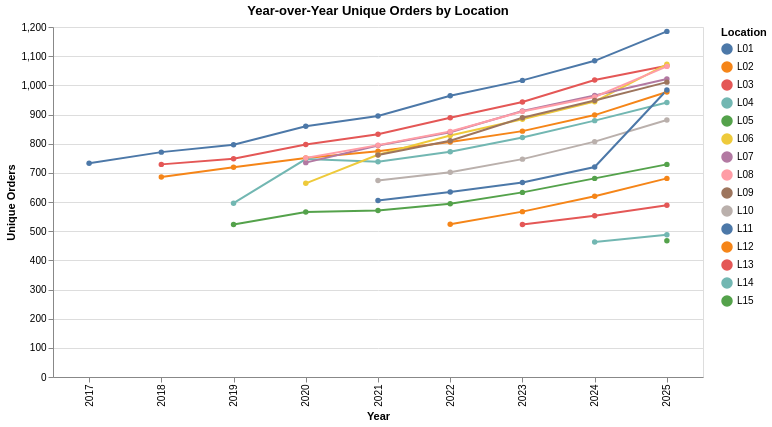

Notebook code cell kept with this figure:
### Markdown cell above
___
NUMBER OF ORDERS YEAR OVER YEAR
___

### Code cell
# YoY chart: number of orders by location
chart = (
    alt.Chart(cust_yoy)
    .mark_line(point=True)
    .encode(
        x=alt.X("Year:O", title="Year"),
        y=alt.Y("orders:Q", title="Unique Orders"),
        color=alt.Color("LocationID:N", title="Location"),
        tooltip=[
            alt.Tooltip("Year:O", title="Year"),
            alt.Tooltip("LocationID:N", title="Location"),
            alt.Tooltip("customers:Q", title="Unique Customers"),
            alt.Tooltip("orders:Q", title="Unique Orders"),
            alt.Tooltip("rows:Q", title="Rows"),
        ],
    )
    .properties(title="Year-over-Year Unique Orders by Location", width=650, height=350)
)
chart

### Figure 1 — Vega-Lite specification as saved in the notebook (floating-point values rounded to 4 significant figures)
{"config": {"view": {"continuousWidth": 300, "continuousHeight": 300}}, "data": {"name": "data-e2fe0485c29fe93259fe3c9b90283463"}, "mark": {"type": "line", "point": true}, "encoding": {"color": {"field": "LocationID", "title": "Location", "type": "nominal"}, "tooltip": [{"field": "Year", "title": "Year", "type": "ordinal"}, {"field": "LocationID", "title": "Location", "type": "nominal"}, {"field": "customers", "title": "Unique Customers", "type": "quantitative"}, {"field": "orders", "title": "Unique Orders", "type": "quantitative"}, {"field": "rows", "title": "Rows", "type": "quantitative"}], "x": {"field": "Year", "title": "Year", "type": "ordinal"}, "y": {"field": "orders", "title": "Unique Orders", "type": "quantitative"}}, "height": 350, "title": "Year-over-Year Unique Orders by Location", "width": 650, "$schema": "https://vega.github.io/schema/vega-lite/v5.20.1.json", "datasets": {"data-e2fe0485c29fe93259fe3c9b90283463": [{"Year": 2017, "LocationID": "L01", "orders": 733, "customers": 476, "rows": 733}, {"Year": 2018, "LocationID": "L01", "orders": 771, "customers": 485, "rows": 771}, {"Year": 2018, "LocationID": "L02", "orders": 686, "customers": 560, "rows": 686}, {"Year": 2018, "LocationID": "L03", "orders": 729, "customers": 614, "rows": 729}, {"Year": 2019, "LocationID": "L01", "orders": 796, "customers": 507, "rows": 796}, {"Year": 2019, "LocationID": "L02", "orders": 719, "customers": 591, "rows": 719}, {"Year": 2019, "LocationID": "L03", "orders": 748, "customers": 635, "rows": 748}, {"Year": 2019, "LocationID": "L04", "orders": 596, "customers": 494, "rows": 596}, {"Year": 2019, "LocationID": "L05", "orders": 523, "customers": 405, "rows": 523}, {"Year": 2020, "LocationID": "L01", "orders": 860, "customers": 548, "rows": 860}, {"Year": 2020, "LocationID": "L02", "orders": 751, "customers": 620, "rows": 751}, {"Year": 2020, "LocationID": "L03", "orders": 797, "customers": 670, "rows": 797}, {"Year": 2020, "LocationID": "L04", "orders": 747, "customers": 621, "rows": 747}, {"Year": 2020, "LocationID": "L05", "orders": 566, "customers": 436, "rows": 566}, {"Year": 2020, "LocationID": "L06", "orders": 664, "customers": 535, "rows": 664}, {"Year": 2020, "LocationID": "L07", "orders": 735, "customers": 602, "rows": 735}, {"Year": 2020, "LocationID": "L08", "orders": 751, "customers": 624, "rows": 751}, {"Year": 2021, "LocationID": "L01", "orders": 895, "customers": 566, "rows": 895}, {"Year": 2021, "LocationID": "L02", "orders": 774, "customers": 644, "rows": 774}, {"Year": 2021, "LocationID": "L03", "orders": 832, "customers": 683, "rows": 832}, {"Year": 2021, "LocationID": "L04", "orders": 738, "customers": 588, "rows": 738}, {"Year": 2021, "LocationID": "L05", "orders": 571, "customers": 440, "rows": 571}, {"Year": 2021, "LocationID": "L06", "orders": 762, "customers": 623, "rows": 762}, {"Year": 2021, "LocationID": "L07", "orders": 794, "customers": 639, "rows": 794}, {"Year": 2021, "LocationID": "L08", "orders": 795, "customers": 652, "rows": 795}, {"Year": 2021, "LocationID": "L09", "orders": 761, "customers": 598, "rows": 761}, {"Year": 2021, "LocationID": "L10", "orders": 674, "customers": 511, "rows": 674}, {"Year": 2021, "LocationID": "L11", "orders": 605, "customers": 461, "rows": 605}, {"Year": 2022, "LocationID": "L01", "orders": 964, "customers": 857, "rows": 964}, {"Year": 2022, "LocationID": "L02", "orders": 806, "customers": 725, "rows": 806}, {"Year": 2022, "LocationID": "L03", "orders": 889, "customers": 760, "rows": 889}, {"Year": 2022, "LocationID": "L04", "orders": 772, "customers": 680, "rows": 772}, {"Year": 2022, "LocationID": "L05", "orders": 594, "customers": 504, "rows": 594}, {"Year": 2022, "LocationID": "L06", "orders": 828, "customers": 672, "rows": 828}, {"Year": 2022, "LocationID": "L07", "orders": 839, "customers": 713, "rows": 839}, {"Year": 2022, "LocationID": "L08", "orders": 842, "customers": 750, "rows": 842}, {"Year": 2022, "LocationID": "L09", "orders": 810, "customers": 620, "rows": 810}, {"Year": 2022, "LocationID": "L10", "orders": 702, "customers": 499, "rows": 702}, {"Year": 2022, "LocationID": "L11", "orders": 634, "customers": 507, "rows": 634}, {"Year": 2022, "LocationID": "L12", "orders": 524, "customers": 431, "rows": 524}, {"Year": 2023, "LocationID": "L01", "orders": 1017, "customers": 850, "rows": 1017}, {"Year": 2023, "LocationID": "L02", "orders": 843, "customers": 733, "rows": 843}, {"Year": 2023, "LocationID": "L03", "orders": 943, "customers": 884, "rows": 943}, {"Year": 2023, "LocationID": "L04", "orders": 821, "customers": 747, "rows": 821}, {"Year": 2023, "LocationID": "L05", "orders": 633, "customers": 488, "rows": 633}, {"Year": 2023, "LocationID": "L06", "orders": 884, "customers": 835, "rows": 884}, {"Year": 2023, "LocationID": "L07", "orders": 912, "customers": 851, "rows": 912}, {"Year": 2023, "LocationID": "L08", "orders": 910, "customers": 861, "rows": 910}, {"Year": 2023, "LocationID": "L09", "orders": 889, "customers": 561, "rows": 889}, {"Year": 2023, "LocationID": "L10", "orders": 747, "customers": 614, "rows": 747}, {"Year": 2023, "LocationID": "L11", "orders": 667, "customers": 508, "rows": 667}, {"Year": 2023, "LocationID": "L12", "orders": 567, "customers": 365, "rows": 567}, {"Year": 2023, "LocationID": "L13", "orders": 523, "customers": 435, "rows": 523}, {"Year": 2024, "LocationID": "L01", "orders": 1084, "customers": 920, "rows": 1084}, {"Year": 2024, "LocationID": "L02", "orders": 898, "customers": 793, "rows": 898}, {"Year": 2024, "LocationID": "L03", "orders": 1018, "customers": 959, "rows": 1018}, {"Year": 2024, "LocationID": "L04", "orders": 879, "customers": 848, "rows": 879}, {"Year": 2024, "LocationID": "L05", "orders": 681, "customers": 579, "rows": 681}, {"Year": 2024, "LocationID": "L06", "orders": 944, "customers": 806, "rows": 944}, {"Year": 2024, "LocationID": "L07", "orders": 965, "customers": 962, "rows": 965}, {"Year": 2024, "LocationID": "L08", "orders": 960, "customers": 846, "rows": 960}, {"Year": 2024, "LocationID": "L09", "orders": 948, "customers": 697, "rows": 948}, {"Year": 2024, "LocationID": "L10", "orders": 807, "customers": 692, "rows": 807}, {"Year": 2024, "LocationID": "L11", "orders": 720, "customers": 705, "rows": 720}, {"Year": 2024, "LocationID": "L12", "orders": 620, "customers": 518, "rows": 620}, {"Year": 2024, "LocationID": "L13", "orders": 553, "customers": 365, "rows": 553}, {"Year": 2024, "LocationID": "L14", "orders": 463, "customers": 379, "rows": 463}, {"Year": 2025, "LocationID": "L01", "orders": 1185, "customers": 1158, "rows": 1185}, {"Year": 2025, "LocationID": "L02", "orders": 977, "customers": 937, "rows": 977}, {"Year": 2025, "LocationID": "L03", "orders": 1067, "customers": 1030, "rows": 1067}, {"Year": 2025, "LocationID": "L04", "orders": 941, "customers": 937, "rows": 941}, {"Year": 2025, "LocationID": "L05", "orders": 729, "customers": 676, "rows": 729}, {"Year": 2025, "LocationID": "L06", "orders": 1072, "customers": 1072, "rows": 1072}, {"Year": 2025, "LocationID": "L07", "orders": 1022, "customers": 986, "rows": 1022}, {"Year": 2025, "LocationID": "L08", "orders": 1065, "customers": 1065, "rows": 1065}, {"Year": 2025, "LocationID": "L09", "orders": 1011, "customers": 752, "rows": 1011}, {"Year": 2025, "LocationID": "L10", "orders": 881, "customers": 824, "rows": 881}, {"Year": 2025, "LocationID": "L11", "orders": 984, "customers": 984, "rows": 984}, {"Year": 2025, "LocationID": "L12", "orders": 681, "customers": 655, "rows": 681}, {"Year": 2025, "LocationID": "L13", "orders": 589, "customers": 460, "rows": 589}, {"Year": 2025, "LocationID": "L14", "orders": 488, "customers": 397, "rows": 488}, {"Year": 2025, "LocationID": "L15", "orders": 467, "customers": 382, "rows": 467}]}}
